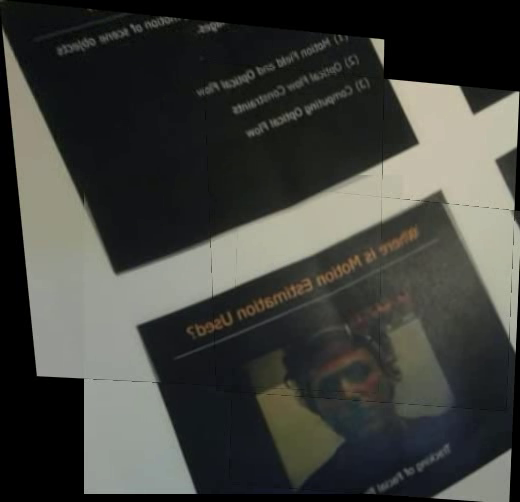
#> input picture frame 9 of tools/stitched.avi, 520 x 502 px, given in place of output1.avi, which was not available
$ python fgSeparation.py   (older library calls are emulated)
#> lines starting #> are read from the running program, lines starting #| are printed output that depends on the picture; after the words box and inside, x2 and y2 are one past the last pixel; in counts of white or black regions, pixels touching at a corner belong together; pictures that were not available may be replaced by others from this repository, and a replacement may not be noted
import numpy as np
import cv2
import time

CALIBRATION_FRAMES = 10
THRESHOLD = 20
DILATION_KERNEL = np.ones([3,3])
EROSION_LOOPS = 3
DILATION_LOOPS = 5

background_frame = np.zeros([480,640,3])
radial_dst = np.array([-0.38368541,  0.17835109, -0.004914,    0.00220994, -0.04459628])
#radial_dst = [-0.37801445,  0.38328306, -0.01922729, -0.01341008, -0.60047771]
mtx = np.array([[ 444.64628787,    0.,          309.40196271],[   0.,          501.63984347,  255.86111216],[   0.,            0.,            1.        ]])


vid = cv2.VideoCapture('../data/testVideo/FGsep2/output1.avi')
fgbg = cv2.createBackgroundSubtractorMOG2()

success,frame = vid.read()
#> frame is the input picture: shape (502, 520, 3); mean B, G, R 60.6, 65.4, 64.3

#We assume that only background is in the frame initially. So an average of the initial frames gives us an estimate of the background image.
while success:
	fgmask = fgbg.apply(frame)
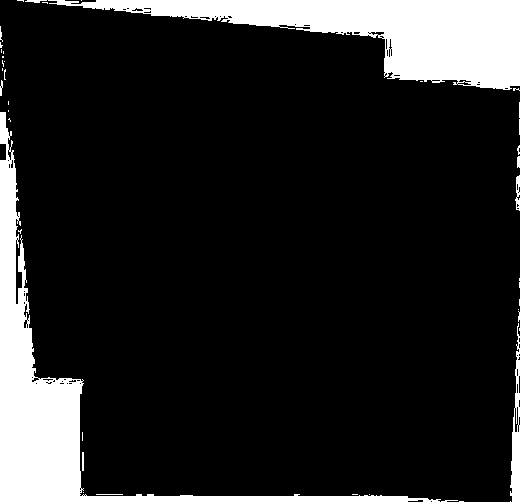
#> fgmask: shape (502, 520); values 127 (black) and 255 (white), 14.1% white; 43 white regions (33 under 20 px), largest, box (x1, y1, x2, y2) and area: (48, 0, 520, 90) 18002, (0, 112, 441, 502) 17398, (510, 323, 520, 502) 931
	out_frame = np.zeros(fgmask.shape)

	fgmask = cv2.erode(fgmask,DILATION_KERNEL,iterations=EROSION_LOOPS)
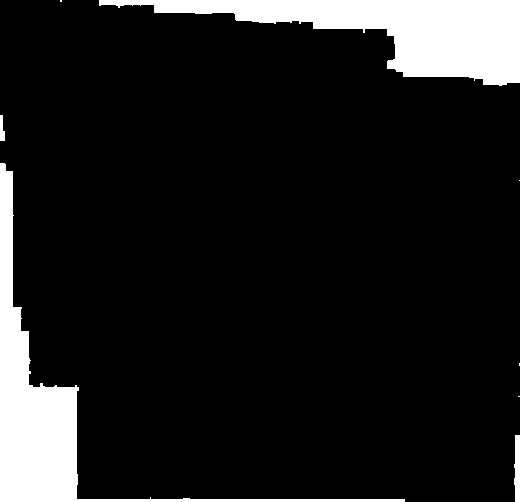
#> fgmask: shape (502, 520); values 127 (black) and 255 (white), 11.4% white; 8 white regions (4 under 20 px), largest, box (x1, y1, x2, y2) and area: (99, 0, 520, 86) 15482, (0, 163, 405, 502) 13858, (514, 435, 520, 502) 346, (0, 115, 5, 141) 98
	fgmask = cv2.dilate(fgmask,DILATION_KERNEL,iterations=EROSION_LOOPS)
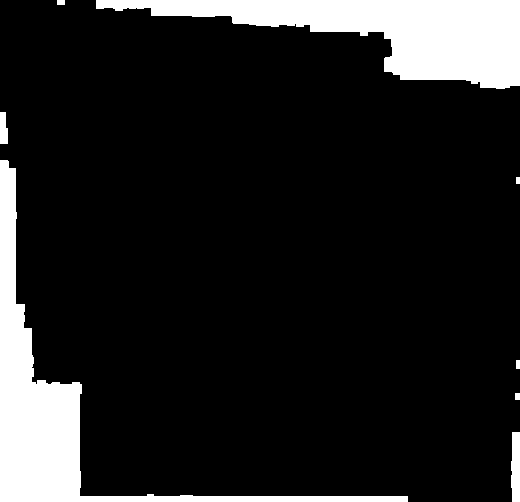
#> fgmask: shape (502, 520); values 127 (black) and 255 (white), 13.2% white; 8 white regions, largest, box (x1, y1, x2, y2) and area: (96, 0, 520, 89) 17183, (0, 160, 408, 502) 16225, (511, 432, 520, 502) 583
	fgmask = cv2.dilate(fgmask,DILATION_KERNEL,iterations=DILATION_LOOPS)
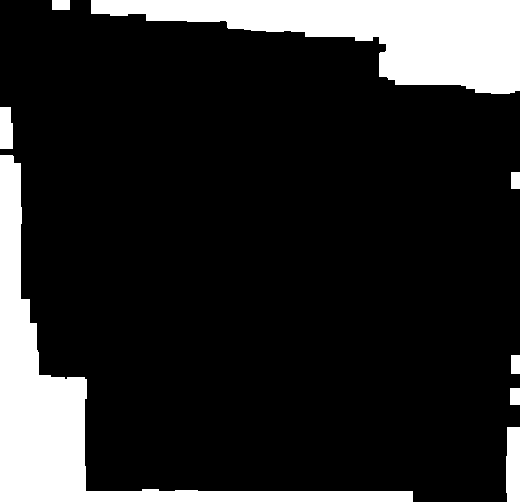
#> fgmask: shape (502, 520); values 127 (black) and 255 (white), 16.2% white; 8 white regions, largest, box (x1, y1, x2, y2) and area: (0, 155, 413, 502) 20129, (91, 0, 520, 94) 19992, (506, 427, 520, 502) 1012

	im2, contours, hierarchy = cv2.findContours(fgmask,cv2.RETR_TREE,cv2.CHAIN_APPROX_SIMPLE)
#> contours = [[[0, 0], [0, 501], [519, 501], [519, 0]]]
	for i in range(0,len(contours)):
		if (i % 1 == 0):
			cnt = contours[i]

			x,y,w,h = cv2.boundingRect(cnt)
			cv2.drawContours(fgmask,contours,-1,(255,255,0),3)
			cv2.rectangle(frame,(x,y),(x+w,y+h),(255,0,0),2)
			out_frame[y:y+h,x:x+w] = np.ones([h,w])
#> this loop made 1 pass
#> (cnt, x, y, w, h) on pass 1: ([[0, 0], [0, 501], [519, 501], [519, 0]], 0, 0, 520, 502)
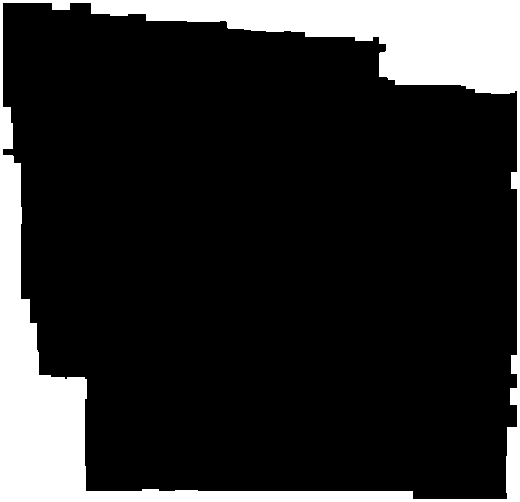
#> fgmask: shape (502, 520); values 127 (black) and 255 (white), 16.9% white; 1 white region, box (x1, y1, x2, y2) and area: (0, 0, 520, 502) 44001
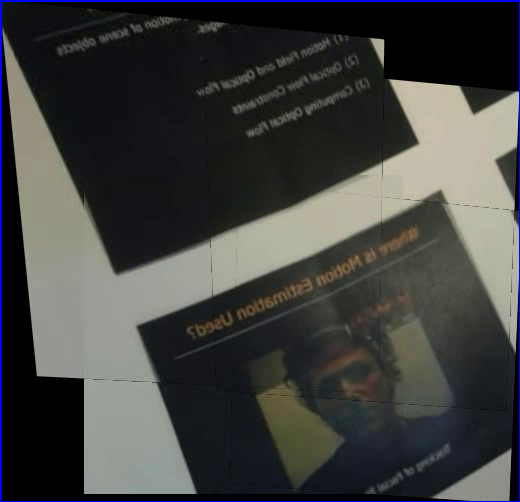
#> frame: shape (502, 520, 3); 1.17% of pixels changed, all inside (x1, y1, x2, y2) = (0, 0, 520, 502)
#> out_frame: shape (502, 520) float64; every value is 1


	#cv2.drawContours(im2, contours, -1, (0,255,0), 3)


	cv2.imshow('Video Feed',frame)
	cv2.waitKey(40)
	success,frame = vid.read()


cv2.imshow('frame',background_gray)
cv2.waitKey(0)

vid.release()
cv2.destroyAllWindows()

$ run again, starting later in the video
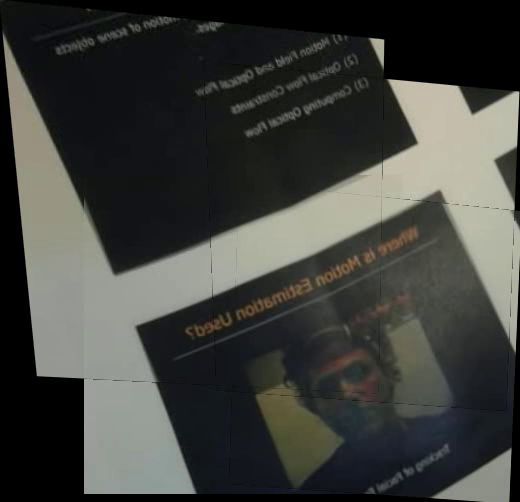
#> input picture frame 42 of tools/stitched.avi, 520 x 502 px, given in place of output1.avi, which was not available
#> frame is the input picture: shape (502, 520, 3); mean B, G, R 61, 65.1, 63.9
#> `fgmask = cv2.dilate(fgmask,DILATION_KERNEL,iterations=DILATION_LOOPS)`:
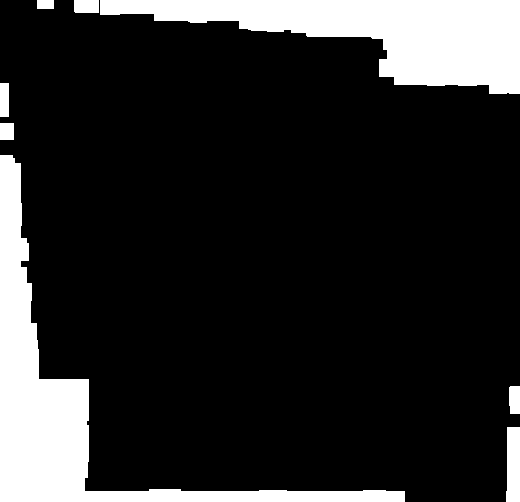
#> fgmask: shape (502, 520); values 127 (black) and 255 (white), 16.3% white; 8 white regions, largest, box (x1, y1, x2, y2) and area: (0, 155, 405, 502) 20788, (100, 0, 520, 94) 19471, (506, 427, 520, 502) 986
#> contours = [[[0, 0], [0, 501], [519, 501], [519, 0]]]
#> the loop `for i in range(0,len(contours)):` made 1 pass
#> (cnt, x, y, w, h) on pass 1: ([[0, 0], [0, 501], [519, 501], [519, 0]], 0, 0, 520, 502)
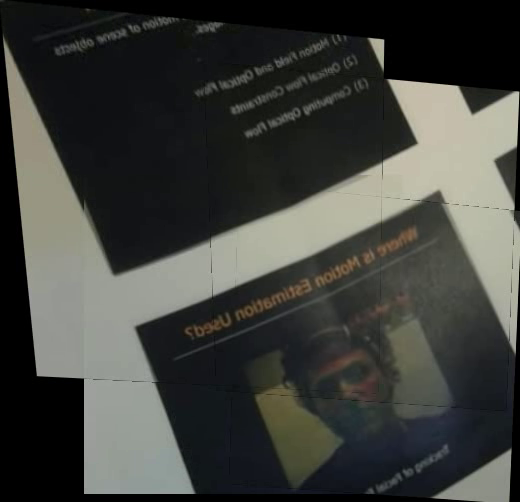
#> input picture frame 43 of tools/stitched.avi, 520 x 502 px, given in place of output1.avi, which was not available
#> frame is the input picture: shape (502, 520, 3); mean B, G, R 60.7, 65, 63.7

$ run again, starting later in the video
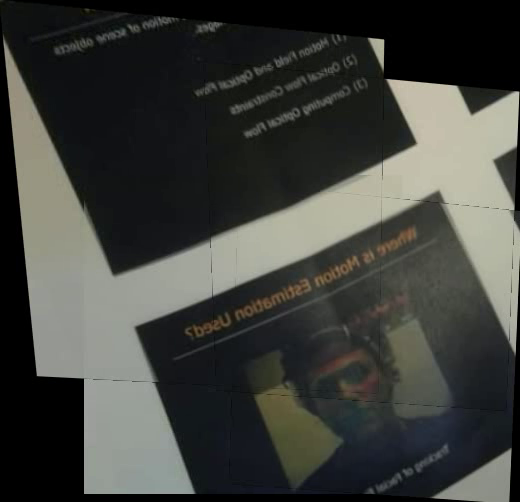
#> input picture frame 75 of tools/stitched.avi, 520 x 502 px, given in place of output1.avi, which was not available
#> frame is the input picture: shape (502, 520, 3); mean B, G, R 60.7, 65, 63.6
#> `fgmask = cv2.dilate(fgmask,DILATION_KERNEL,iterations=DILATION_LOOPS)`:
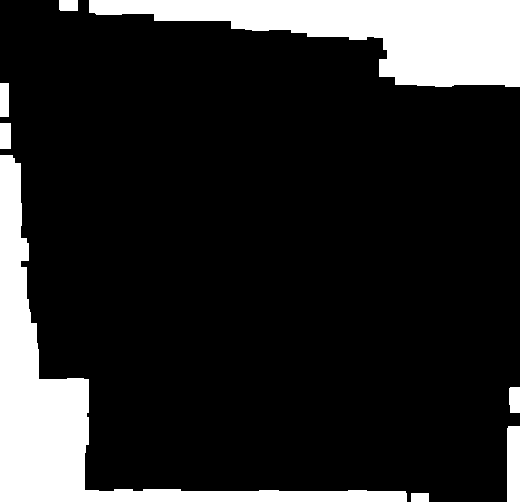
#> fgmask: shape (502, 520); values 127 (black) and 255 (white), 16.2% white; 8 white regions, largest, box (x1, y1, x2, y2) and area: (0, 155, 407, 502) 20661, (89, 0, 520, 87) 19422, (507, 426, 520, 502) 986
#> contours = [[[0, 0], [0, 501], [519, 501], [519, 0]]]
#> the loop `for i in range(0,len(contours)):` made 1 pass
#> (cnt, x, y, w, h) on pass 1: ([[0, 0], [0, 501], [519, 501], [519, 0]], 0, 0, 520, 502)
#> after the loop `for i in range(0,len(contours)):`:
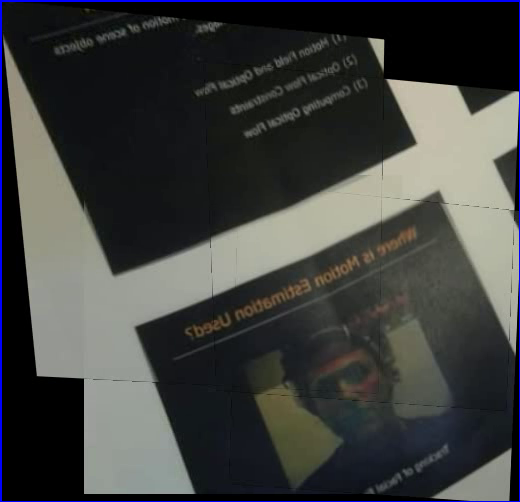
#> frame: shape (502, 520, 3); 1.17% of pixels changed, all inside (x1, y1, x2, y2) = (0, 0, 520, 502)
